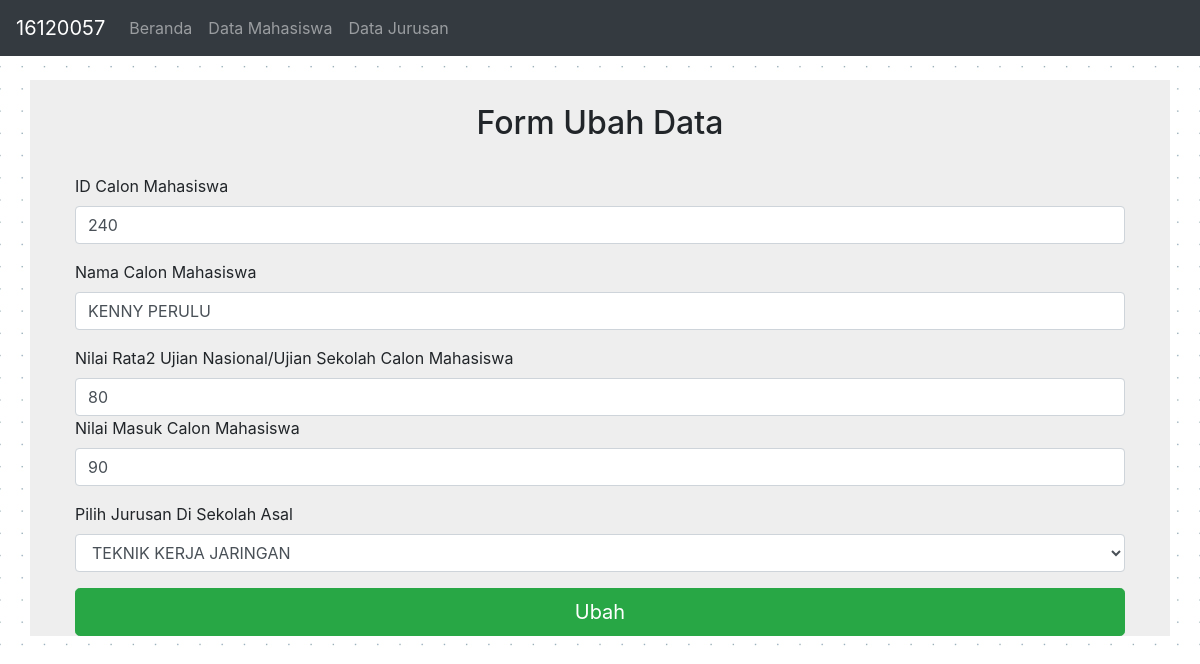
Before: /ubah_mhs.php?id=1 with the older database file.
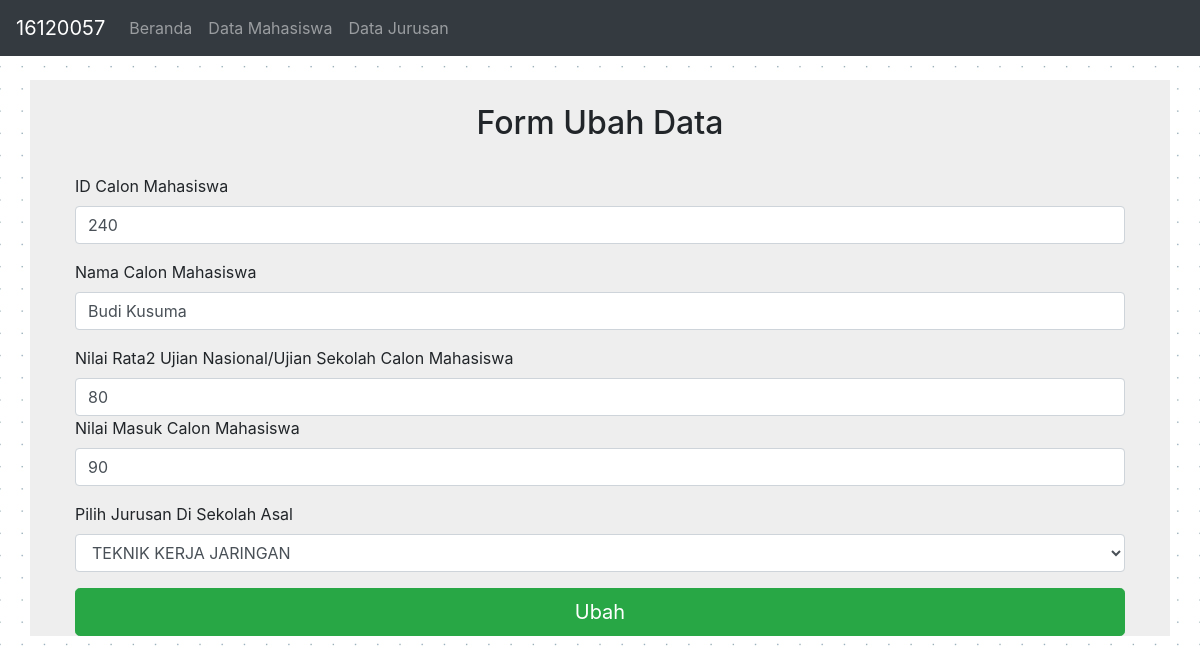
After: the same page with the newer database file.
### tables this page shows
CREATE TABLE IF NOT EXISTS `mhs` (
  `id` int(11) NOT NULL AUTO_INCREMENT,
  `id_mhs` int(11) DEFAULT NULL,
  `nama` text,
  `nilai_un` text NOT NULL,
  `nilai_test` text NOT NULL,
  `jurusan` text,
  PRIMARY KEY (`id`)
);

### functions.php (called while the page is built, shortened)
<?php
$server = "localhost";
$username = "root";
$password = "";
$database = "ag";
$koneksi=mysqli_connect($server,$username,$password) or die("Koneksi gagal");
mysqli_select_db($koneksi,$database) or die("Database tidak bisa dibuka");
function tabel($query){
	global $koneksi;
	$result = mysqli_query($koneksi,$query);
	$rows = [];
	while ($row = mysqli_fetch_assoc($result)){
		$rows [] = $row;
	}
	return $rows;
}

### ubah_mhs.php (the view, shortened to what the changed rows need)
<?php
require "functions.php";
$id = $_GET["id"];
$data = tabel("SELECT * FROM mhs WHERE id = $id")[0];
?>
<!DOCTYPE html>
<html lang="en">
<head>
    <link rel="stylesheet" href="css/bootstrap.min.css">
    <link rel="stylesheet" href="css/bootstrap.css">
</head>
<body>
    <div class="container mt-4">
        <div class="content-wrapper">
            <div class="container-fluid">
                <div class="row">
                    <div class="col-12">
                        <br>
                        <h2 style="text-align:center;">Form Ubah Data</h2>
                        <div class="container">
                            <div class="row">
                                <div class="col-md-12 col-md-offset-4">
                                    <div class="login-panel panel panel-default">
                                        <br>
                                        <div class="panel-body">
                                            <form name="mhs" action="" id="mhs" method="post">
                                                <fieldset>
                                                    <div class="form-group">
                                                        <label for="id_mhs">ID Calon Mahasiswa</label>
                                                        <input type="number" class="form-control" id="id_mhs" name="id_mhs" placeholder="ID Calon Mahasiswa" value="<?= $data['id_mhs'] ?>">
                                                    </div>
                                                    <div class="form-group">
                                                        <label for="nama">Nama Calon Mahasiswa</label>
                                                        <input type="text" class="form-control" id="nama" name="nama" placeholder="Nama Calon Mahasiswa" value="<?= $data['nama'] ?>">
                                                    </div>
                                                    <div class="form-group">
                                                        <div class="form-group">
                                                            <label for="nilai_un">Nilai Rata2 Ujian Nasional/Ujian Sekolah Calon Mahasiswa</label>
                                                            <input type="number" class="form-control" id="nilai_un" name="nilai_un" placeholder="Nilai UN/US" value="<?= $data['nilai_un'] ?>">
                                                            <div class="form-group">
                                                                <label for="nilai_test">Nilai Masuk Calon Mahasiswa</label>
                                                                <input type="number" class="form-control" id="nilai_test" name="nilai_test" value="<?= $data['nilai_test'] ?>" placeholder="Nilai Test Masuk">
                                                            </div>
                                                        </div>
                                                    </div>
                                        </div>
                                    </div>
                                </div>
                            </div>
                        </div>
                    </div>
                </div>
            </div>
        </div>
</body>
</html>

Changed rows visible on the page:
changed mhs: nama "KENNY PERULU" → "Budi Kusuma"
